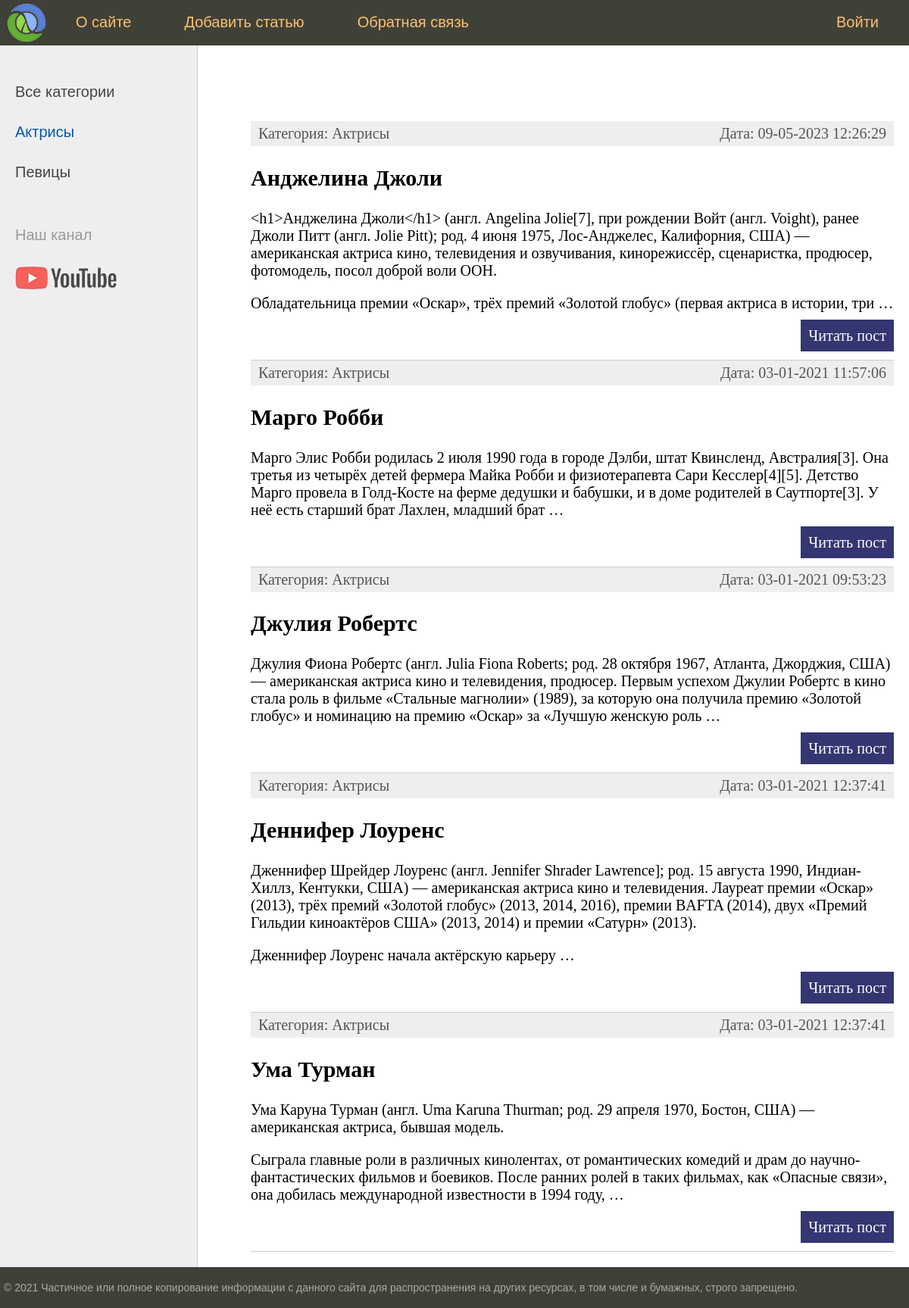
Page /category/1/ on the committed database.
### women/models.py (models this page shows, shortened)
class Category(models.Model):
    name = models.CharField(max_length=100, db_index=True, verbose_name='Название категории')
    def __str__(self):
        return self.name
    def get_absolute_url(self):
        return reverse('category', kwargs={'cat_id': self.pk})
    class Meta:
        verbose_name = 'Категории'
        verbose_name_plural = 'Категории'
        ordering = ['name']

class Women(models.Model):
    title = models.CharField(max_length=255, verbose_name='Заголовок')
    content = models.TextField(blank=True, verbose_name='Текст статьи')
    photo = models.ImageField(upload_to="photos/%Y/%m/%d", verbose_name="Фото")
    time_create = models.DateTimeField(auto_now_add=True, verbose_name='Дата создания')
    time_update = models.DateTimeField(auto_now=True, verbose_name='Дата изменения')
    is_published = models.BooleanField(default=True, verbose_name='Публикация')
    cat = models.ForeignKey('Category', on_delete=models.PROTECT, null=True, verbose_name='Категория')
    def get_absolute_url(self):
        return reverse('post', kwargs={'post_id': self.pk})
    class Meta:
        verbose_name = 'Известные женщины'
        verbose_name_plural = 'Известные женщины'
        ordering = ['time_create', 'title']

### women/views.py (the view)
# urls.py: path('category/<int:cat_id>/', show_category, name='category'),
def show_category(request, cat_id):
    posts = Women.objects.filter(cat_id=cat_id)
    if len(posts) == 0:
        raise Http404()
    context = {
        'posts': posts,
        'title': 'Отображение по рубрикам',
        'cat_selected': cat_id,
    }
    return render(request, 'women/index.html', context=context)

### women/templatetags/women_tags.py (called while the page is built)
@register.inclusion_tag('women/nav_menu.html')
def show_nav_menu():
    menu = [
        {'title': 'О сайте', 'url_name': 'about'},
        {'title': 'Добавить статью', 'url_name': 'add_page'},
        {'title': 'Обратная связь', 'url_name': 'contact'},
        {'title': 'Войти', 'url_name': 'login'},
    ]
    posts = Women.objects.all()
    return {'posts': posts,
            'menu': menu,
            'title': 'Main page',
            'cat_selected': 0,}

@register.inclusion_tag('women/list_categories.html')
def show_categories(sort=None, cat_selected=0):
    if not sort:
        cats = Category.objects.all()
    else:
        cats = Category.objects.order_by(sort)
    return {'cats': cats, 'cat_selected': cat_selected}

### women/templates/women/index.html (shortened to what this page needs)
{% extends 'women/base.html' %}
{% block content %}
<ul class="list-articles">
	{% for p in posts %}
		<li><div class="article-panel">
			<p class="first">Категория: {{p.cat}}</p>
			<p class="last">Дата: {{p.time_update|date:"d-m-Y H:i:s"}}</p>
		</div>
		<h2>{{p.title}}</h2>
			{% autoescape on%}
		<p>{{p.content|linebreaks|truncatewords:50}}</p>
			{% endautoescape %}
		<p class="link-read-post"><a href="{{p.get_absolute_url}}">Читать пост</a></p>
		</li>
	{% endfor %}
</ul>
{% endblock %}

### women/templates/women/list_categories.html
{% for c in cats %}
    {% if c.pk == cat_selected %}
        <li class="selected">{{c.name}}</li>
    {% else %}
        <li><a href="{{c.get_absolute_url}}">{{c.name}}</a></li>
    {% endif %}
{% endfor %}

### women/static/women/css/styles.css (style rules this page uses)
html, body { font-family: 'Arial'; margin: 0; padding: 0; height: 100%; width: 100%; color: #444; }
a { color: #0059b2; text-decoration: none; }
p.link-read-post { text-align: right; }
p.link-read-post a { padding: 10px; min-width: 100px; background: #333671; color: #fff; text-decoration: none; }
div.article-panel { background: #eee; padding: 5px 10px 5px 10px; box-sizing: border-box; overflow: hidden; color: #555; }
div.article-panel p.first { margin: 0; float: left; }
div.article-panel p.last { margin: 0; float: right; }
ul.list-articles { list-style: none; margin: 0; padding: 0; }
ul.list-articles li { border-bottom: 1px solid #ccc; }
.left-chapters ul li { margin: 30px 0 0 0; color: #999; }
.left-chapters ul li.selected { color: #0059b2; }
.left-chapters ul li a { color: #444; text-decoration: none; }

### rows in the picture
Category: name "Актрисы"
Category: name "Певицы"
Women: cat "Актрисы", time_update "09-05-2023 12:26:29", title "Анджелина Джоли", content "<h1>Анджелина Джоли</h1> (англ. Angelina Jolie[7], при рождении Войт (англ. Voight), ранее Джоли Питт (англ. Jolie Pitt); род. 4 июня 1975, Лос-Анджелес, Калифорния, США) — американская актриса кино, телевидения и озвучивания, кинорежиссёр, сценаристка, продюсер, фотомодель, посол доброй воли ООН. Обладательница премии «Оскар», трёх премий «Золотой глобус» (первая актриса в истории, три …"
Women: cat "Актрисы", time_update "03-01-2021 11:57:06", title "Марго Робби", content "Марго Элис Робби родилась 2 июля 1990 года в городе Дэлби, штат Квинсленд, Австралия[3]. Она третья из четырёх детей фермера Майка Робби и физиотерапевта Сари Кесслер[4][5]. Детство Марго провела в Голд-Косте на ферме дедушки и бабушки, и в доме родителей в Саутпорте[3]. У неё есть старший брат Лахлен, младший брат …"
Women: cat "Актрисы", time_update "03-01-2021 09:53:23", title "Джулия Робертс", content "Джулия Фиона Робертс (англ. Julia Fiona Roberts; род. 28 октября 1967, Атланта, Джорджия, США) — американская актриса кино и телевидения, продюсер. Первым успехом Джулии Робертс в кино стала роль в фильме «Стальные магнолии» (1989), за которую она получила премию «Золотой глобус» и номинацию на премию «Оскар» за «Лучшую женскую роль …"
Women: cat "Актрисы", time_update "03-01-2021 12:37:41", title "Деннифер Лоуренс", content "Дженнифер Шрейдер Лоуренс (англ. Jennifer Shrader Lawrence]; род. 15 августа 1990, Индиан-Хиллз, Кентукки, США) — американская актриса кино и телевидения. Лауреат премии «Оскар» (2013), трёх премий «Золотой глобус» (2013, 2014, 2016), премии BAFTA (2014), двух «Премий Гильдии киноактёров США» (2013, 2014) и премии «Сатурн» (2013). Дженнифер Лоуренс начала актёрскую карьеру …"
Women: cat "Актрисы", time_update "03-01-2021 12:37:41", title "Ума Турман", content "Ума Каруна Турман (англ. Uma Karuna Thurman; род. 29 апреля 1970, Бостон, США) — американская актриса, бывшая модель. Сыграла главные роли в различных кинолентах, от романтических комедий и драм до научно-фантастических фильмов и боевиков. После ранних ролей в таких фильмах, как «Опасные связи», она добилась международной известности в 1994 году, …"

### other values in the picture
{{ m.title }} "О сайте" "Добавить статью" "Обратная связь"
{{ m.title }} "Войти"
